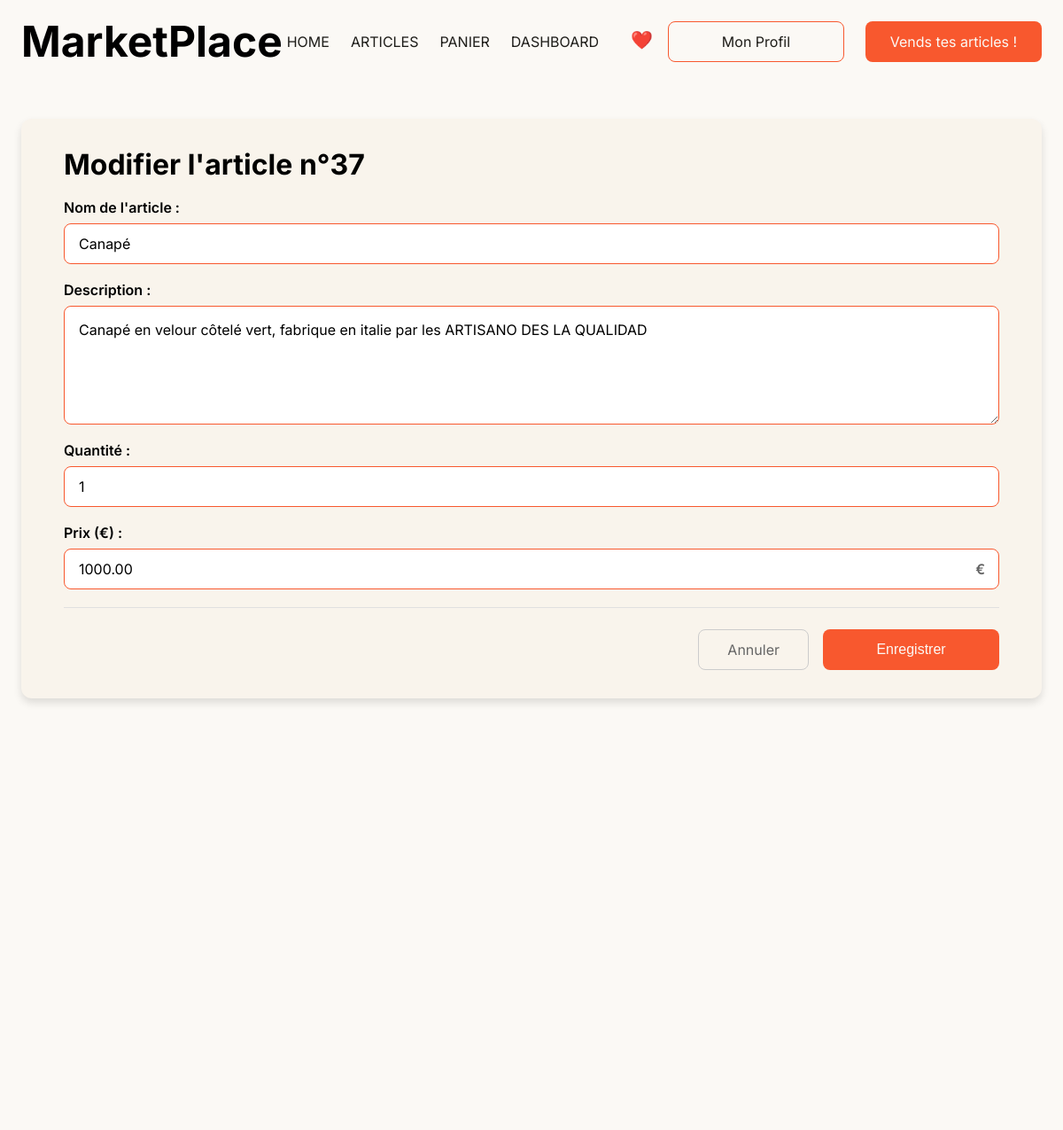
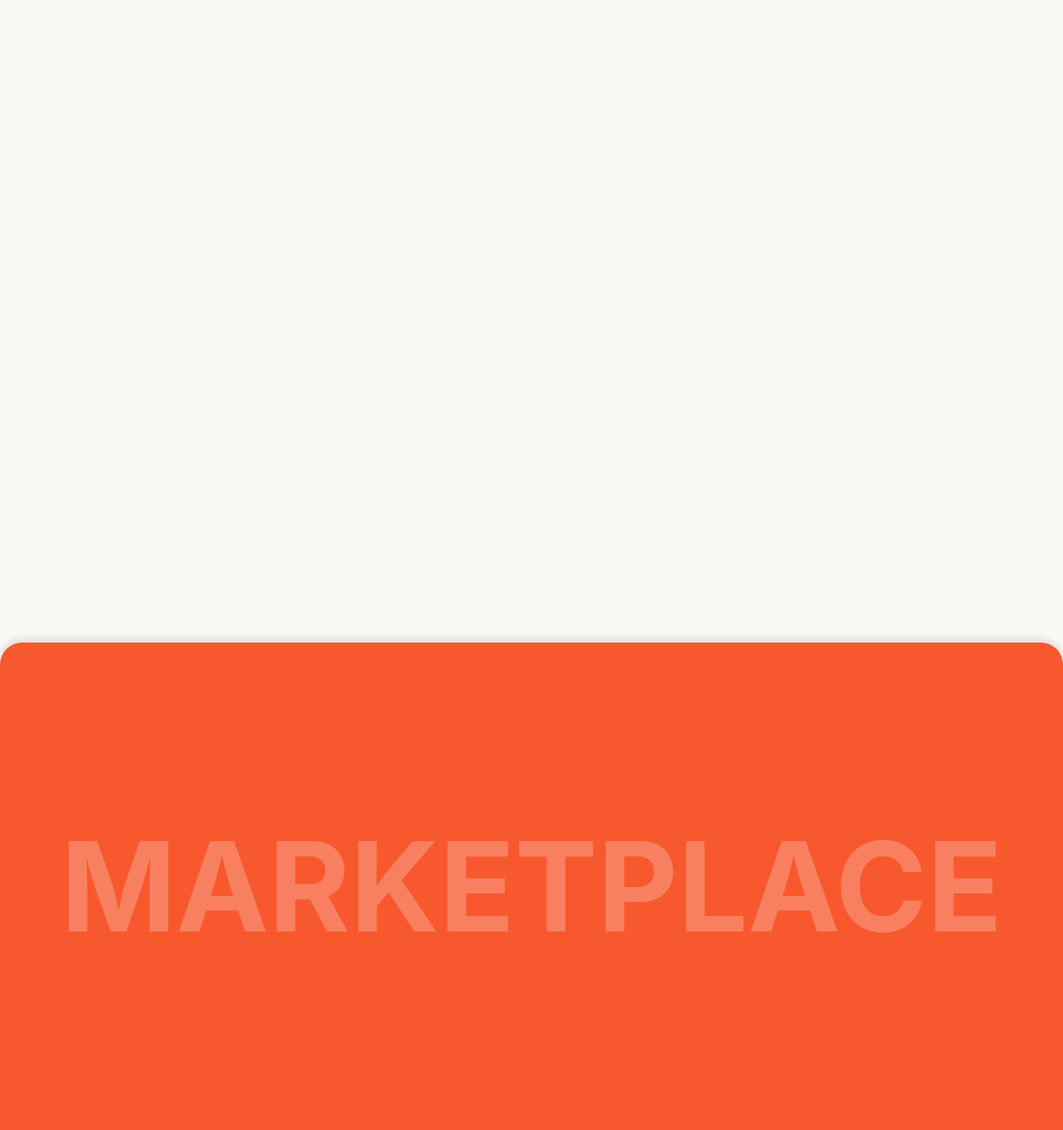
The page /editArticle.php?id=37 (signed in) on the database its author committed (2 pictures, top to bottom).
### tables this page shows
CREATE TABLE IF NOT EXISTS `articles` (
  `id` int NOT NULL AUTO_INCREMENT,
  `nom` varchar(100) NOT NULL,
  `description` text,
  `prix` decimal(10,2) NOT NULL,
  `date_publication` datetime DEFAULT CURRENT_TIMESTAMP,
  `auteur_id` int NOT NULL,
  `image_url` varchar(255) DEFAULT NULL,
  PRIMARY KEY (`id`),
  KEY `auteur_id` (`auteur_id`)
);

CREATE TABLE IF NOT EXISTS `stock` (
  `id` int NOT NULL AUTO_INCREMENT,
  `article_id` int NOT NULL,
  `quantite` int NOT NULL DEFAULT '0',
  PRIMARY KEY (`id`),
  KEY `article_id` (`article_id`)
);

### editArticle.php (the view, shortened to what this page needs)
<?php
require_once 'includes/db.php';
$article_id = intval($_GET['id']);
$stmt = $conn->prepare("SELECT * FROM articles WHERE id = :id");
$stmt->execute([':id' => $article_id]);
$article = $stmt->fetch(PDO::FETCH_ASSOC);
$stmtStock = $conn->prepare("SELECT quantite FROM stock WHERE article_id = :article_id");
$stmtStock->execute([':article_id' => $article_id]);
$stock = $stmtStock->fetch(PDO::FETCH_ASSOC);
$quantite = $stock ? $stock['quantite'] : 0;
?>
<!DOCTYPE html>
<html lang="fr">
<head>
    <link rel="stylesheet" href="assets/css/style.css">
</head>
<body>
    <div class="container">
        <nav class="navbar">
            <a href="index.php" class="logo">MarketPlace</a>
            <div class="nav-links">
                <a href="index.php" class="nav-link">HOME</a>
                <a href="articles.php" class="nav-link">ARTICLES</a>
                <a href="panier.php" class="nav-link">PANIER</a>
                <?php if (isset($_SESSION['role']) && $_SESSION['role'] === "admin"): ?>
                    <a href="admin.php" class="nav-link">DASHBOARD</a>
                <?php endif; ?>
                <?php if (isset($_SESSION['user_id'])): ?>
                    <a href="articleLike.php" class="nav-link nav-heart">❤️</a>
                <?php endif; ?>
            </div>
            <div class="nav-buttons">
                <?php if (isset($_SESSION['user_id'])): ?>
                    <a href="profile.php" class="btn-secondary">Mon Profil</a>
                    <a href="vente.php" class="btn-primary">Vends tes articles !</a>
                <?php else: ?>
                    <a href="register.php" class="btn-secondary">S'inscrire</a>
                    <a href="login.php" class="btn-primary">Se connecter</a>
                <?php endif; ?>
            </div>
        </nav>
        <div class="admin-section">
            <h1>Modifier l'article n°<?= $article_id ?></h1>
            <br>
            <form method="post">
                <div class="form-group">
                    <label for="nom" class="form-label">Nom de l'article :</label>
                    <input type="text" name="nom" id="nom" class="form-input" value="<?= htmlspecialchars($article['nom']) ?>" required>
                </div>
                <div class="form-group">
                    <label for="description" class="form-label">Description :</label>
                    <textarea name="description" class="form-textarea" id="description" rows="5" required><?= htmlspecialchars($article['description']) ?></textarea>
                </div>
                <div class="form-group">
                    <label for="quantite" class="form-label">Quantité :</label>
                    <input type="number" name="quantite" id="quantite" class="form-input" min="0" value="<?= htmlspecialchars($quantite) ?>" required>
                </div>
                <div class="form-group">
                    <label for="prix" class="form-label">Prix (€) :</label>
                    <div class="price-input">
                        <input type="number" class="form-input" step="0.01" name="prix" id="prix" value="<?= htmlspecialchars($article['prix']) ?>" required>
                    </div>
                </div>
                <div class="form-actions">
                    <a href="javascript:history.back()" class="btn-cancel">Annuler</a>
                    <button type="submit" class="btn-primary">Enregistrer</button>
                </div>
            </form>
        </div>
    </div>
    <footer class="footer">
        <h2 class="footer-title">MARKETPLACE</h2>
    </footer>
</body>
</html>

### assets/css/style.css (style rules this page uses)
* { margin: 0; padding: 0; box-sizing: border-box; }
body { font-family: "Inter", sans-serif; background: #fbf9f5; position: relative; width: 100%; min-height: 100vh; }
.container { max-width: 1440px; margin: 0 auto; position: relative; }
.navbar { position: absolute; width: 1344px; height: 54px; left: 48px; top: 20px; display: flex; justify-content: space-between; align-items: center; z-index: 100; }
.logo { font-weight: 700; font-size: 48px; line-height: 58px; color: #000000; text-decoration: none; }
.nav-links { display: flex; gap: 24px; align-items: center; }
.nav-link { font-weight: 400; font-size: 16px; line-height: 19px; color: #1e1d19; text-decoration: none; transition: color 0.3s ease; }
.nav-buttons { display: flex; gap: 24px; }
.btn-secondary { width: 199px; height: 46px; border: 1px solid #f8582e; border-radius: 8px; background: transparent; color: #1e1d19; font-size: 16px; cursor: pointer; transition: all 0.3s ease; text-decoration: none; display: flex; align-items: center; justify-content: center; }
.btn-primary { width: 199px; height: 46px; background: #f8582e; border-radius: 8px; border: none; color: #fbf9f5; font-size: 16px; cursor: pointer; transition: background 0.3s ease; text-decoration: none; display: flex; align-items: center; justify-content: center; }
.tendances, .articles-section, .cart-container, .profile-section, .admin-section, .edit-section, .password-section-page, .verification-section, .sell-section { position: absolute; left: 48px; width: 1344px; min-height: 600px; }
.articles-section, .profile-section, .admin-section, .cart-container, .edit-section, .password-section-page, .verification-section, .sell-section { top: 134px; }
.form-group { display: flex; flex-direction: column; gap: 8px; margin-bottom: 24px; }
.form-label { font-size: 16px; line-height: 19px; color: #000000; font-weight: 600; }
.form-input { width: 100%; height: 46px; background: #ffffff; border: 1px solid #f8582e; border-radius: 8px; padding: 0 16px; font-size: 16px; font-family: "Inter", sans-serif; transition: all 0.3s ease; }
.form-input::placeholder { color: #999; }
.form-textarea { width: 100%; min-height: 120px; background: #ffffff; border: 1px solid #f8582e; border-radius: 8px; padding: 16px; font-size: 16px; font-family: "Inter", sans-serif; resize: vertical; transition: all 0.3s ease; }
.btn-cancel { padding: 12px 32px; background: transparent; color: #666; border: 1px solid #ccc; border-radius: 8px; font-size: 16px; cursor: pointer; transition: all 0.3s ease; text-decoration: none; display: inline-flex; align-items: center; }
.form-actions { display: flex; gap: 16px; justify-content: flex-end; padding-top: 24px; border-top: 1px solid #e0e0e0; }
.price-input { position: relative; }
.price-input::before { content: "€"; position: absolute; right: 16px; top: 50%; transform: translateY(-50%); color: #666; font-weight: 600; pointer-events: none; }
.price-input input { padding-right: 40px; }
.footer { position: absolute; top: 2000px; left: 0; width: 100%; height: 550px; background: #f8582e; box-shadow: 0px -4px 10px rgba(0, 0, 0, 0.12); border-radius: 25px 25px 0px 0px; display: flex; align-items: center; justify-content: center; }
.footer-title { font-weight: 700; font-size: 140px; line-height: 169px; color: #fbf9f5; opacity: 0.25; }
@media (max-width: 1440px) { .container { max-width: 100%; padding: 0 24px; } }
@media (max-width: 1440px) { .navbar { width: calc(100% - 48px); left: 24px; } }
@media (max-width: 1440px) { .hero, .tendances, .articles-section, .profile-section, .admin-section, .cart-container, .edit-section, .sell-section, .philosophie, .retours { left: 24px; width: calc(100% - 48px); } }
.nav-heart { font-size: 20px !important; padding: 8px 12px; border-radius: 50%; margin-top: -3px; transition: all 0.3s ease; }
.admin-section { background: #f9f4ec; box-shadow: 0px 5px 10px rgba(0, 0, 0, 0.12); border-radius: 12px; padding: 32px 48px; gap: 24px; }
.form-group { margin-bottom: 20px; }
label, input, textarea { display: block; width: 100%; }
input, textarea { padding: 10px; font-size: 16px; }

### rows shown on the page
articles: nom "Canapé", description "Canapé en velour côtelé vert, fabrique en italie par les ARTISANO DES LA QUALIDAD", prix "1000.00"
stock: quantite "1"

### other values the page prints
$article_id "37"
